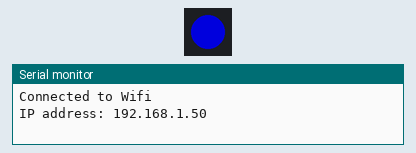
Bench run of a sketch on a simulated ESP8266 (NodeMCU). Shown: 1 RGB LEDs in strip order, left to right, the last lines printed to the serial monitor. Dim RGB values are drawn brighter than linear; WiFi joins after 1.5 s; servers stay silent unless stated.

Above: at 1.61 s.
At 2.2 s:
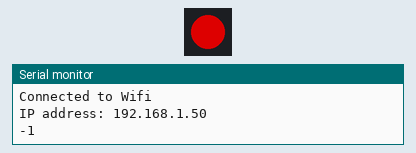
Timing chart, 0 to 4.5 s (numbered marks = the images above):
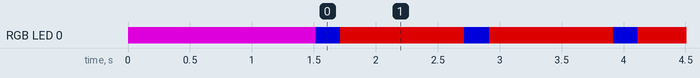

Measured:
- by itself, RGB LED 0: repeats every 1.2 s: RGB(0, 0, 150) 0.20 s, RGB(150, 0, 0) 1.0 s

The sketch:

Esp_Serial_Wifi_RGB.ino
```cpp
#include <ESP8266WiFi.h>
#include <DNSServer.h>
#include <ESP8266WebServer.h>
#include <WiFiManager.h>
#include <Adafruit_NeoPixel.h>
#include <ESP8266HTTPClient.h>

String ID = "";            //Enter Product ID
int req;                  //Handle Web Request

#define PIN        5         //RGB LED Pin
#define NUMPIXELS  1        //No. of LEDs
#define TIMEOUT    90      //AP timeout in sec

Adafruit_NeoPixel pixels(NUMPIXELS, PIN, NEO_GRB + NEO_KHZ800);

void configModeCallback (WiFiManager *myWiFiManager) {
  Serial.println("Entered config mode");
  Serial.println(WiFi.softAPIP());
  Serial.println(myWiFiManager->getConfigPortalSSID());
}

void setup() {
  Serial.begin(9600);
  pixels.begin();
  pixels.setPixelColor(0, pixels.Color(150, 0, 150));
  pixels.show();
  WiFiManager wifiManager;                                                  //WiFiManager
  //set callback that gets called when connecting to previous WiFi fails, and enters Access Point mode
  wifiManager.setAPCallback(configModeCallback);
  //wifiManager.resetSettings();                                            //reset saved settings
  wifiManager.setTimeout(TIMEOUT);                                          //sets timeout until configuration portal gets turned off in seconds
  //wifiManager.setAPStaticIPConfig(IPAddress(10, 0, 1, 1), IPAddress(10, 0, 1, 1), IPAddress(255, 255, 255, 0));   //set custom ip for portal
  if (!wifiManager.autoConnect("Wifi Manager", "EspConfig")) {    //fetches ssid and pass from eeprom and tries to connect
    Serial.println("failed to connect and hit timeout");                    //if it does not connect it starts an access point with the specified name
    delay(1000);
    //reset and try again, or maybe put it to deep sleep
    ESP.restart();
  }
  Serial.println("Connected to Wifi ");                                     //if you get here you have connected to the WiFi
  Serial.print("IP address: ");
  Serial.println(WiFi.localIP());
}

////////////////////////////////////////////////////////////////////////////////////////////////////////////
void wifi() {
  pixels.clear();
  delay(10);
  while (WiFi.status() != WL_CONNECTED) {
    pixels.setPixelColor(0, pixels.Color(150, 150, 150));
    pixels.show();
    delay(500);
    pixels.clear();
    Serial.print("Connecting..");
  }
  action();
}
////////////////////////////////////////////////////////////////////////////////////////////////////////////
void action() {
  if (WiFi.status() == WL_CONNECTED) {
    HTTPClient http;
    String link = ("http://customprojects.000webhostapp.com/Home_Automation/");
    String url = (link + ID + "/state");
    //Serial.println(url);
    http.begin(url);
    pixels.clear();
    pixels.setPixelColor(0, pixels.Color(0, 0, 150));
    pixels.show();
    int httpCode = http.GET();
    String response = "";
    if (httpCode > 0) {
      // start of fetching get process
      response = http.getString();
      Serial.println(response);
      req = response.toInt();
      Serial.write(req);
      pixels.clear();
      pixels.setPixelColor(0, pixels.Color(0, 150, 0));
      pixels.show();
    }
    else {
      Serial.println(httpCode);
      pixels.clear();
      pixels.setPixelColor(0, pixels.Color(150, 0, 0));
      pixels.show();
      delay(1000);
      action();
    }
    http.end();
    delay(500);
  }
}

void loop() {
  wifi();
}
```
